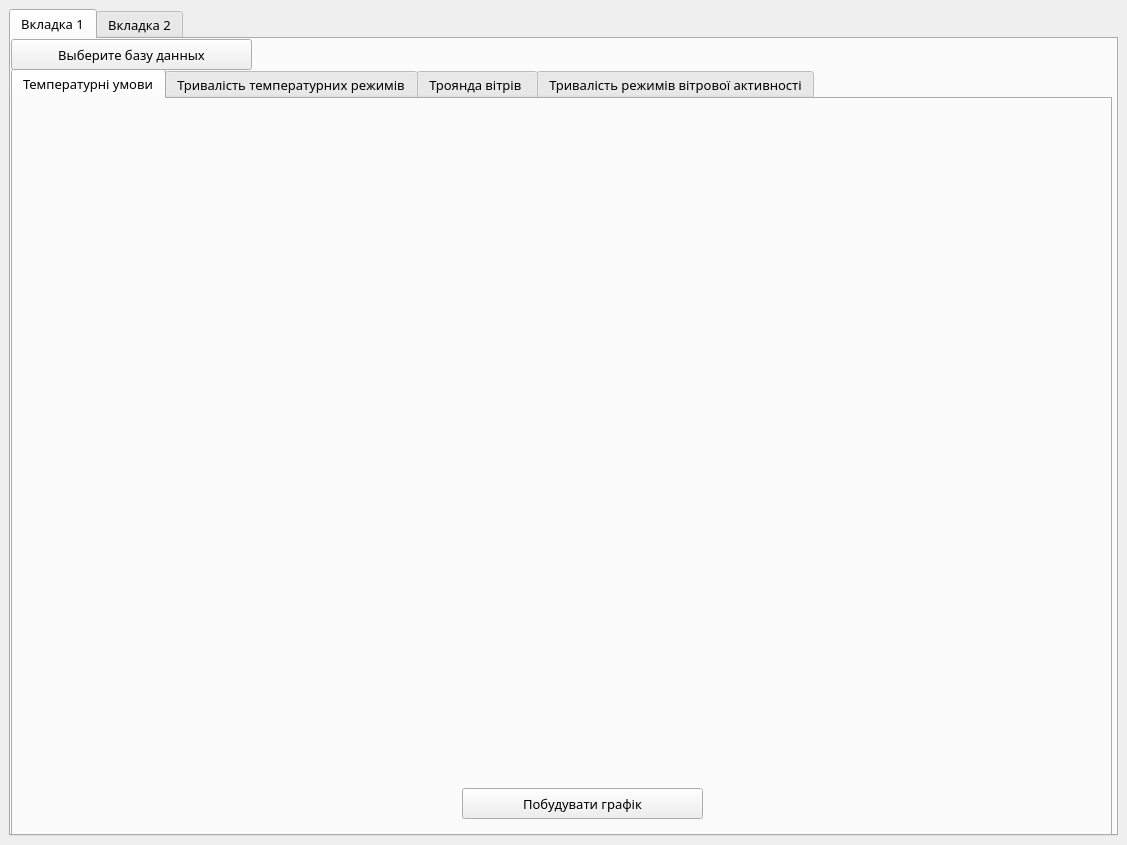
<?xml version="1.0" encoding="UTF-8"?>
<ui version="4.0">
 <class>MainWindow</class>
 <widget class="QMainWindow" name="MainWindow">
  <property name="geometry">
   <rect>
    <x>0</x>
    <y>0</y>
    <width>1127</width>
    <height>845</height>
   </rect>
  </property>
  <property name="windowTitle">
   <string>MainWindow</string>
  </property>
  <widget class="QWidget" name="centralwidget">
   <layout class="QVBoxLayout" name="verticalLayout">
    <item>
     <widget class="QTabWidget" name="tabWidget">
      <property name="font">
       <font>
        <family>MS Reference Sans Serif</family>
        <pointsize>10</pointsize>
        <weight>50</weight>
        <bold>false</bold>
       </font>
      </property>
      <property name="currentIndex">
       <number>0</number>
      </property>
      <widget class="QWidget" name="tab_1">
       <attribute name="title">
        <string>Вкладка 1</string>
       </attribute>
       <widget class="QTabWidget" name="EnterBD">
        <property name="geometry">
         <rect>
          <x>0</x>
          <y>30</y>
          <width>1101</width>
          <height>791</height>
         </rect>
        </property>
        <property name="currentIndex">
         <number>0</number>
        </property>
        <widget class="QWidget" name="tab_1">
         <attribute name="title">
          <string>Температурні умови</string>
         </attribute>
         <widget class="QWidget" name="widget" native="true">
          <property name="geometry">
           <rect>
            <x>-1</x>
            <y>-1</y>
            <width>1101</width>
            <height>731</height>
           </rect>
          </property>
          <widget class="QPushButton" name="Button1">
           <property name="geometry">
            <rect>
             <x>450</x>
             <y>690</y>
             <width>241</width>
             <height>31</height>
            </rect>
           </property>
           <property name="text">
            <string>Побудувати графік</string>
           </property>
          </widget>
         </widget>
        </widget>
        <widget class="QWidget" name="tab_2">
         <attribute name="title">
          <string>Тривалість температурних режимів</string>
         </attribute>
         <widget class="QWidget" name="widget_2" native="true">
          <property name="geometry">
           <rect>
            <x>0</x>
            <y>0</y>
            <width>1101</width>
            <height>731</height>
           </rect>
          </property>
          <widget class="QPushButton" name="Button2">
           <property name="geometry">
            <rect>
             <x>450</x>
             <y>690</y>
             <width>241</width>
             <height>31</height>
            </rect>
           </property>
           <property name="text">
            <string>Побудувати графік</string>
           </property>
          </widget>
         </widget>
        </widget>
        <widget class="QWidget" name="tab_3">
         <attribute name="title">
          <string>Троянда вітрів </string>
         </attribute>
         <widget class="QWidget" name="widget_3" native="true">
          <property name="geometry">
           <rect>
            <x>0</x>
            <y>0</y>
            <width>1101</width>
            <height>731</height>
           </rect>
          </property>
          <widget class="QPushButton" name="Button3">
           <property name="geometry">
            <rect>
             <x>450</x>
             <y>690</y>
             <width>241</width>
             <height>31</height>
            </rect>
           </property>
           <property name="text">
            <string>Побудувати графік</string>
           </property>
          </widget>
         </widget>
        </widget>
        <widget class="QWidget" name="tab_4">
         <attribute name="title">
          <string>Тривалість режимів вітрової активності</string>
         </attribute>
         <widget class="QWidget" name="widget_4" native="true">
          <property name="geometry">
           <rect>
            <x>0</x>
            <y>0</y>
            <width>1101</width>
            <height>741</height>
           </rect>
          </property>
          <widget class="QPushButton" name="Button4">
           <property name="geometry">
            <rect>
             <x>450</x>
             <y>690</y>
             <width>241</width>
             <height>31</height>
            </rect>
           </property>
           <property name="text">
            <string>Побудувати графік</string>
           </property>
          </widget>
         </widget>
        </widget>
       </widget>
       <widget class="QPushButton" name="EnterBD_2">
        <property name="geometry">
         <rect>
          <x>0</x>
          <y>0</y>
          <width>241</width>
          <height>31</height>
         </rect>
        </property>
        <property name="text">
         <string>Выберите базу данных</string>
        </property>
       </widget>
      </widget>
      <widget class="QWidget" name="tab_2">
       <attribute name="title">
        <string>Вкладка 2</string>
       </attribute>
      </widget>
     </widget>
    </item>
   </layout>
  </widget>
 </widget>
 <resources/>
 <connections/>
</ui>
